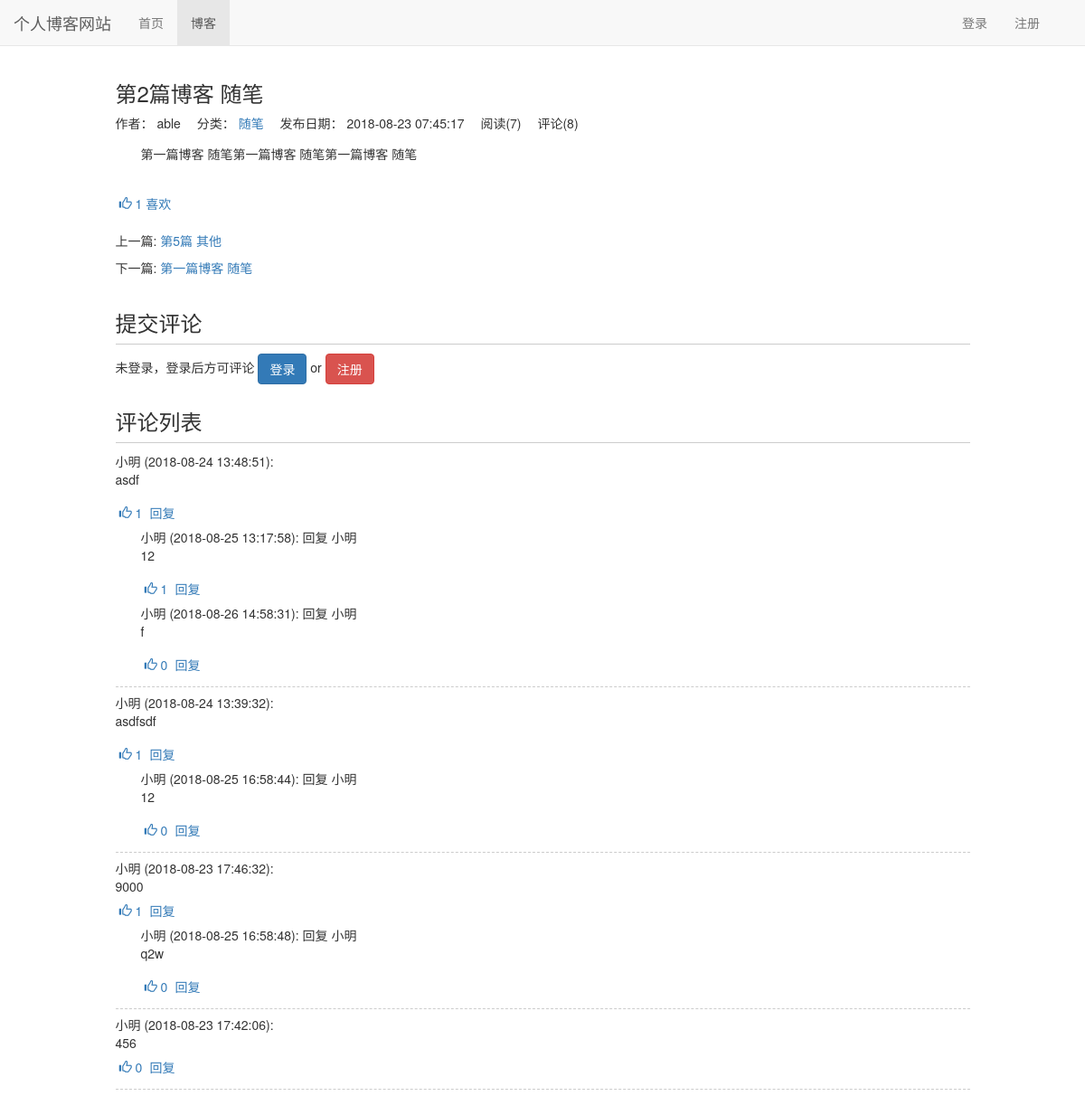
The app's page /blog/2, older data.
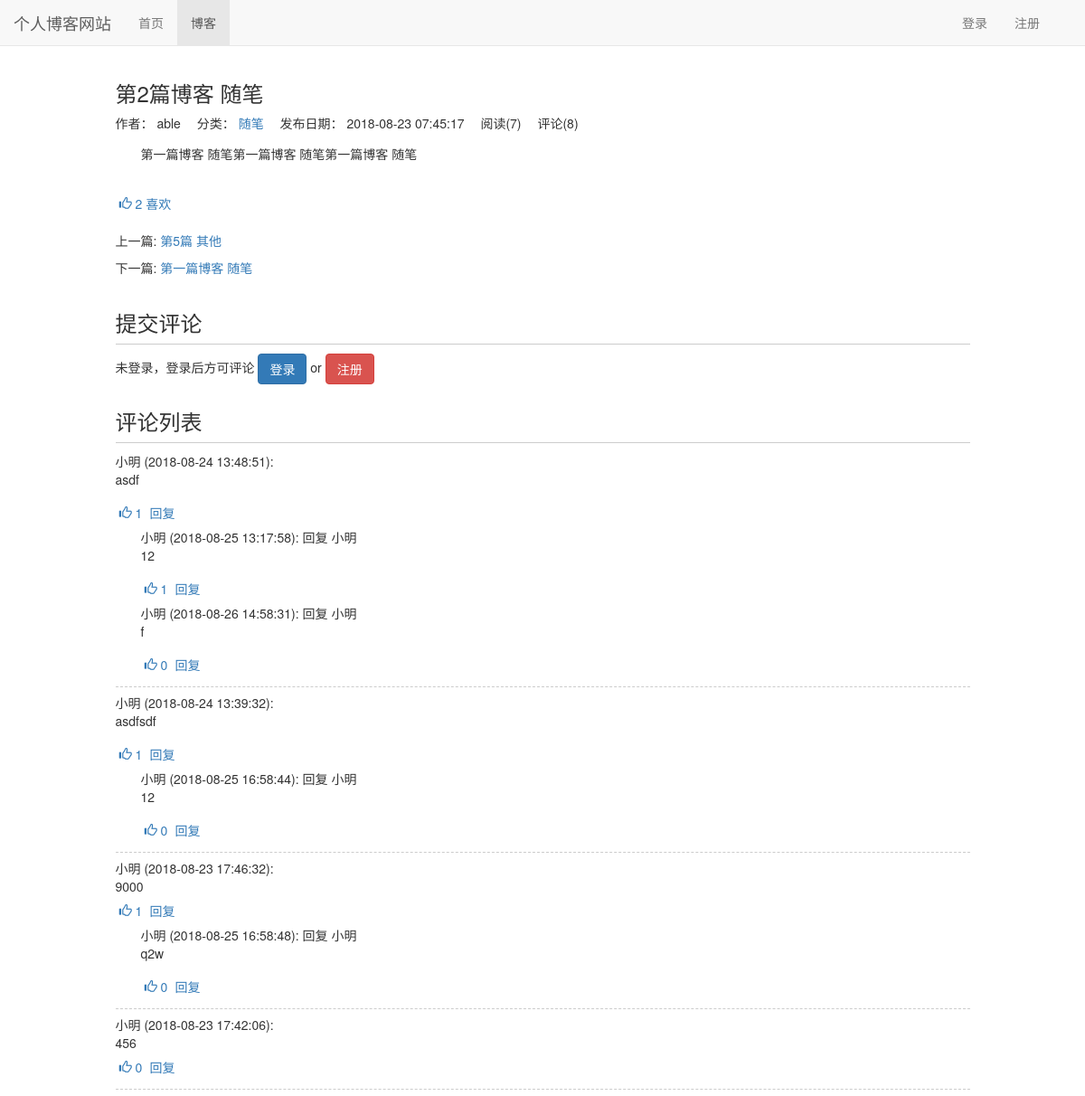
The same page, newer data.
### blog/models.py (models this page shows, shortened)
class Blog(models.Model, ReadNumExpandMethod):  # 继承 方法
    title = models.CharField(max_length=50)
    blog_type = models.ForeignKey(BlogType, on_delete=models.CASCADE)
    content = RichTextUploadingField()
    author = models.ForeignKey(User, on_delete=models.CASCADE)
    read_details = GenericRelation(ReadDetail)
    created_time = models.DateTimeField(auto_now_add=True)
    last_updated_time = models.DateTimeField(auto_now=True)
    class Meta:
        ordering = ['created_time']

class BlogType(models.Model):
    type_name = models.CharField(max_length=15)
    def __str__(self):
        return self.type_name

### likes/models.py (models this page shows)
class LikeCount(models.Model):
    content_type = models.ForeignKey(ContentType, on_delete=models.CASCADE)
    object_id = models.PositiveIntegerField()
    content_object = GenericForeignKey('content_type', 'object_id')
    liked_num = models.IntegerField(default=0)

### read_statistics/models.py (models this page shows)
class ReadNum(models.Model):
    read_num = models.IntegerField(default=0)
    content_type = models.ForeignKey(ContentType, on_delete=models.CASCADE)
    object_id = models.PositiveIntegerField()
    content_object = GenericForeignKey('content_type', 'object_id')

### blog/views.py (the view)
# urls.py: path('<int:blog_pk>', views.blog_detail, name='blog_detail'),
def blog_detail(request, blog_pk):
    blog = get_object_or_404(Blog, pk=blog_pk)
    read_cookie_key = read_statistics_one_read(request, blog)
    context = {}
    context['previous_blog'] = Blog.objects.filter(
        created_time__gt=blog.created_time).last()
    context['next_blog'] = Blog.objects.filter(
        created_time__lt=blog.created_time).first()
    context['blog'] = blog
    response = render(request, 'blog/blog_detail.html', context)
    response.set_cookie(read_cookie_key, 'true')  # 阅读cookie标记
    return response

### comment/templatetags/comment_tags.py (called while the page is built)
@register.simple_tag
def get_comment_count(obj):
    content_type = ContentType.objects.get_for_model(
        obj)  # 根据具体对象获取contenttype
    return Comment.objects.filter(
        content_type=content_type, object_id=obj.pk).count()

@register.simple_tag
def get_comment_list(obj):
    content_type = ContentType.objects.get_for_model(obj)
    comments = comments = Comment.objects.filter(
        content_type=content_type, object_id=obj.pk, parent=None)
    return comments.order_by('-comment_time')

### likes/templatetags/likes_tags.py (called while the page is built)
@register.simple_tag
def get_like_count(obj):
    content_type = ContentType.objects.get_for_model(obj)
    like_count, created = LikeCount.objects.get_or_create(
        content_type=content_type, object_id=obj.pk)
    return like_count.liked_num

@register.simple_tag(takes_context=True)  # 使用模版里面的变量
def get_like_status(context, obj):
    content_type = ContentType.objects.get_for_model(obj)
    user = context['user']
    if not user.is_authenticated:
        return ''
    if LikeRecord.objects.filter(
            content_type=content_type, object_id=obj.pk, user=user).exists():
        return 'active'
    else:
        return ''

### blog/templates/blog/blog_detail.html (shortened to what the changed rows need)
{% extends "base.html" %}
{% load staticfiles %}
{% load comment_tags %}
{% load likes_tags %}
{% block header_extends %}
    <link rel="stylesheet" href="{% static 'blog/blog.css' %}">
{% endblock header_extends %}
{% block content %}
<div class="container">
    <div class="row">
        <div class="col-xs-10 col-xs-offset-1">
            <h3>{{ blog.title }}</h3>
            <ul class="blog-info-description" >
                <li>作者： {{ blog.author }}</li>
                <li>分类： <a href="{% url 'blogs_with_type' blog.blog_type.pk %}">{{ blog.blog_type }}</a></li>
                <li>发布日期： {{ blog.created_time|date:'Y-m-d H:i:s' }} </li>
                <li>阅读({{ blog.get_read_num }})</li>
                <li>评论({% get_comment_count blog %})</li>
            </ul>
            <div class="blog-content">{{ blog.content|safe }}</div>
            <div class="like" onclick="likeChange(this, '{% get_content_type blog %}', {{ blog.pk }})">
                <span class="glyphicon glyphicon-thumbs-up {% get_like_status  blog %}"></span>
                <span class="liked-num">{% get_like_count blog %}</span>
                <span>喜欢</span>
            </div>
            <div class="blog-more">
                <p>上一篇:
                     </p>
                <p>下一篇:
                </p>
            </div>
        </div>
    </div>
                    {% get_comment_list blog as comments %}
</div>
{% endblock content %}

Row changes from the older to the newer data that the page shows:
changed through a linked row, Blog "第2篇博客 随笔": id.liked_num "1" → "2"
